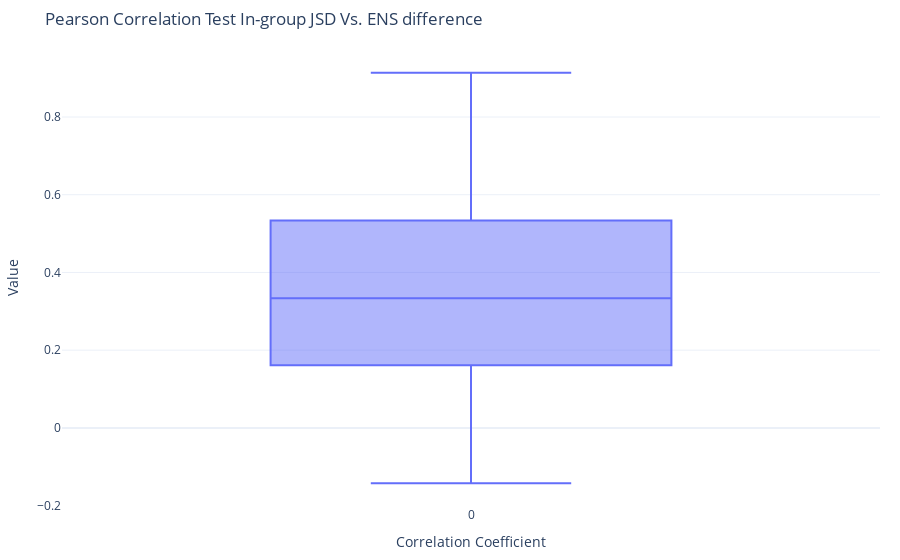

The cell this chart's notebook holds for it:
### Markdown cell above
Pearson Correlation Test In-group JSD Vs. ENS difference

### Code cell
correlation_list3 = {}
p_value_list3 = {}
for gene, lists in gene_data_dict.items():
    ingroup_jsm_list, ens_abs_diff_list = remove_outliers_iqr(lists['ingroup_jsm'], lists['ens_abs_diff'])

    #Add the correlation factor in the list
    cor, p_value = scipy.stats.pearsonr(ingroup_jsm_list, ens_abs_diff_list)
    correlation_list3[gene] = cor
    p_value_list3[gene] = p_value 

fig3 = px.box(correlation_list3.values(), title= 'Pearson Correlation Test In-group JSD Vs. ENS difference')
# Update layout with labels and title
fig3.update_layout(
    template='plotly_white',
    margin=dict(l=20, r=20, t=50, b=20),
    autosize=True,
    yaxis_title_font={'size': 20},  
    xaxis_title_font={'size': 20}, 
    xaxis_title='Correlation Coefficient',
    yaxis_title='Value',
    width=None
)
fig3.show()
# fig2.write_image('jsd_ens_diff_cc.pdf')

### Figure 1 — Plotly figure (JSON) as saved in the notebook; plotly's stock layout.template omitted (floating-point values rounded to 4 significant figures; data arrays with more than 128 entries replaced by an {"elided": "..."} marker saying what was removed)
{"data": [{"alignmentgroup": "True", "hovertemplate": "variable=%{x}<br>value=%{y}<extra></extra>", "legendgroup": "", "marker": {"color": "#636efa"}, "name": "", "notched": false, "offsetgroup": "", "orientation": "v", "showlegend": false, "type": "box", "x": {"elided": "130 str values"}, "x0": " ", "xaxis": "x", "y": {"elided": "130 float values"}, "y0": " ", "yaxis": "y"}], "layout": {"autosize": true, "boxmode": "group", "legend": {"tracegroupgap": 0}, "margin": {"b": 20, "l": 20, "r": 20, "t": 50}, "title": {"text": "Pearson Correlation Test In-group JSD Vs. ENS difference"}, "xaxis": {"anchor": "y", "domain": [0, 1], "title": {"text": "Correlation Coefficient"}}, "yaxis": {"anchor": "x", "domain": [0, 1], "title": {"text": "Value"}}}}
